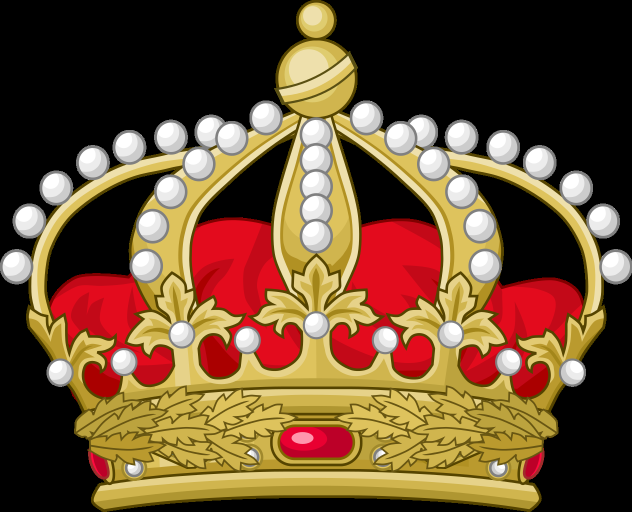
#> input picture queen.png, 1264 x 1024 px (shown at 1/2 size)
$ python assignment1-3.py
#> lines starting #> are read from the running program, lines starting #| are printed output that depends on the picture
import sys
import numpy as np
import cv2

screensize = 680
def checknQueen(x,y):
    check = True
    for i in range(0,n):
        if arr[i] == -1:
            continue


        if (i == x) or (arr[i] == y) or (abs(i - x) == abs(arr[i] - y)):
            check = False
            break

    return check

def on_mouse(event, x, y, flags, param):
    global board
    if event == cv2.EVENT_LBUTTONDOWN:
        arrx, arry = int(x / int(screensize / n)), int(y / int(screensize / n))
        if arr[arrx] == arry:
            return

        startPos = [arry * int(screensize / n) + int(screensize / n / 2 - queenSize[0] / 2),
                    arrx * int(screensize / n) + int(screensize / n / 2 - queenSize[1] / 2)]
        board[startPos[0]:startPos[0] + queenSize[0],
              startPos[1]:startPos[1] + queenSize[1]] += queen
        cv2.imshow('image',board)

        if not checknQueen(arrx, arry):
            print("you lose!!")
            sys.exit(0)

        arr[arrx] = arry
        for i in range(0,n):
            if arr[i] == -1:
                return
        print("you win!")
        sys.exit(0)

def makeBoard(n):
    cv2.line(board, (0, 0), (0, screensize), (0,0,0),4,cv2.LINE_AA)
    cv2.line(board, (0, 0), (screensize, 0), (0,0,0),4,cv2.LINE_AA)
    cv2.line(board, (screensize, 0), (screensize, screensize), (0,0,0),4,cv2.LINE_AA)
    cv2.line(board, (0, screensize), (screensize, screensize), (0,0,0),4,cv2.LINE_AA)
    for i in range(1,n):
        k = int(i * screensize / n)
        cv2.line(board, (k, 0), (k, screensize), (0,0,0),4,cv2.LINE_AA)
        cv2.line(board, (0, k), (screensize, k), (0,0,0),4,cv2.LINE_AA)

n = int(input())
#> the answer given: 3
arr = [-1] * n
queenSize = int(screensize / (n + 1)), int(screensize / (n + 1))

board = np.ones((screensize, screensize, 3), dtype=np.uint8) * 255
queen = cv2.imread('queen.png')
#> queen is the input picture: shape (1024, 1264, 3); mean B, G, R 50, 79, 109.3
queen = cv2.resize(queen, queenSize)
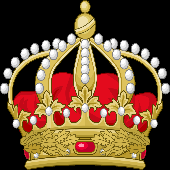
#> queen: shape (170, 170, 3); mean B, G, R 50, 79, 109.2

makeBoard(n)

cv2.namedWindow('image')
cv2.setMouseCallback('image', on_mouse, board)

cv2.imshow('image', board)
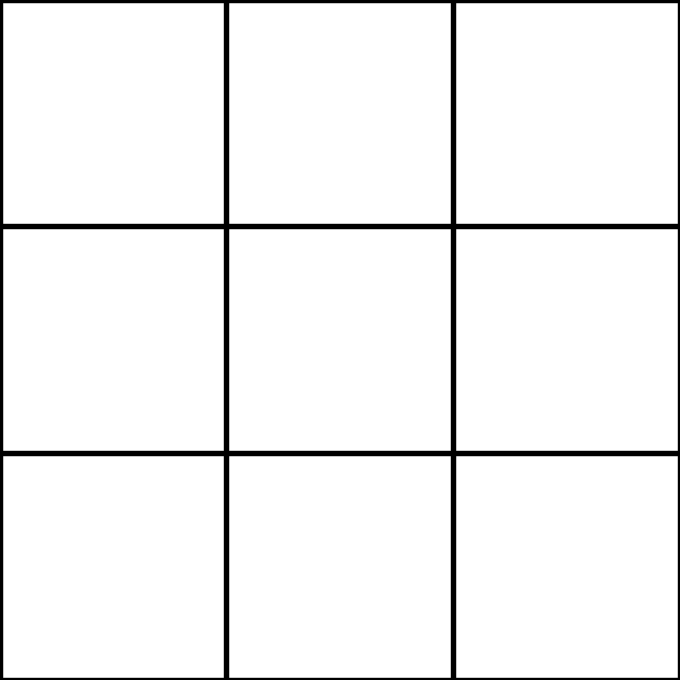
#> window 'image': shape (680, 680, 3); min 0, max 255, mean 242.9
cv2.waitKey()

cv2.destroyAllWindows()
